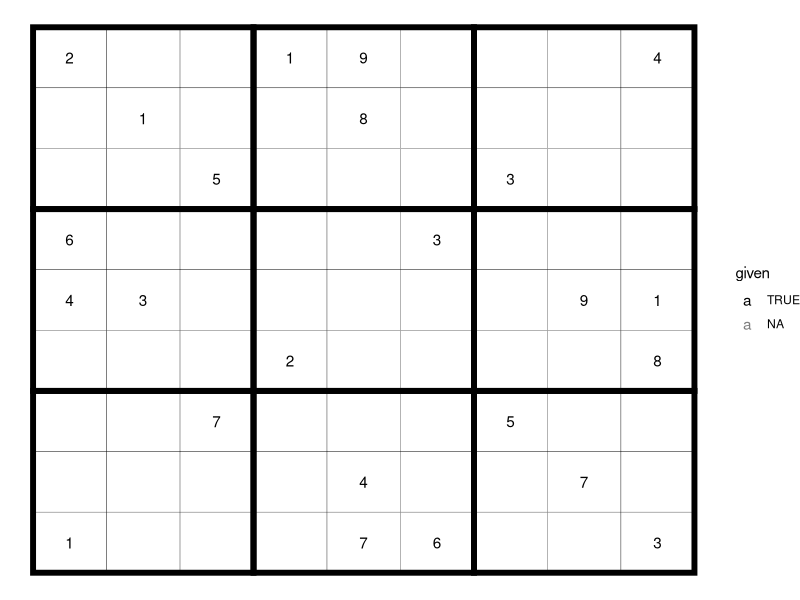
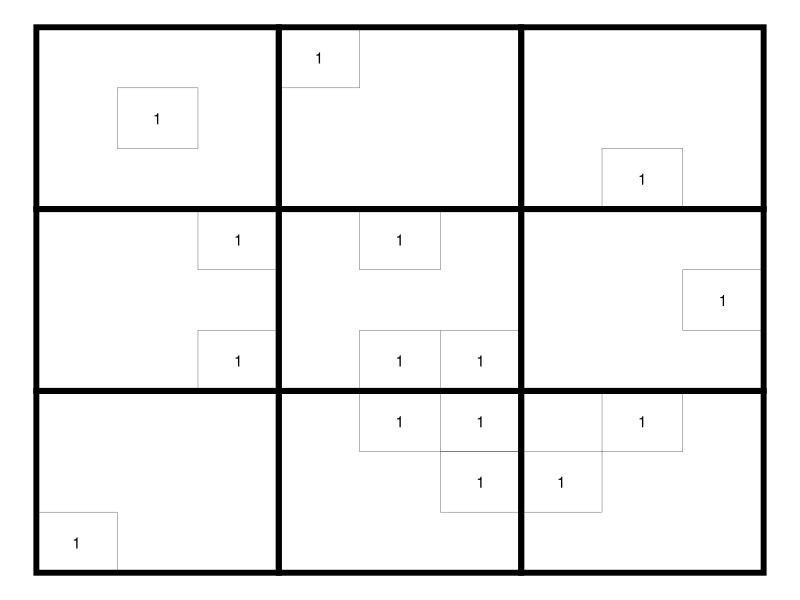
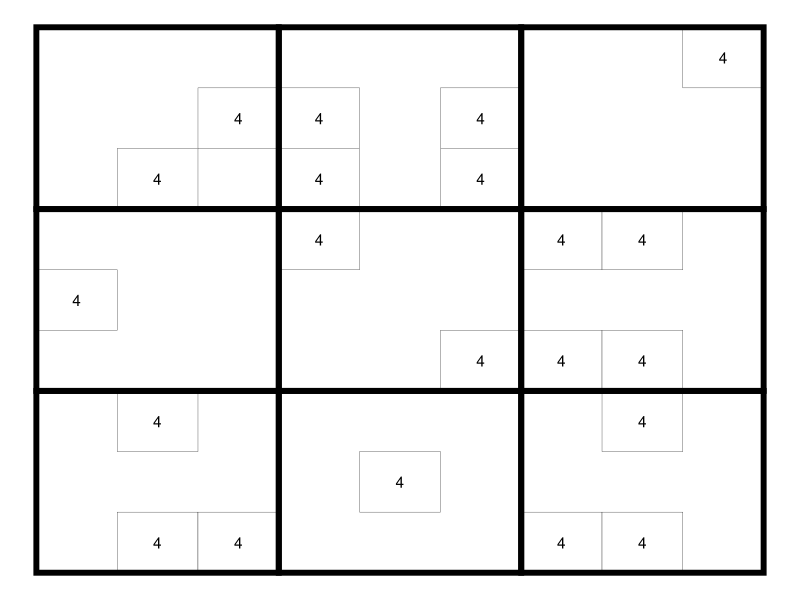
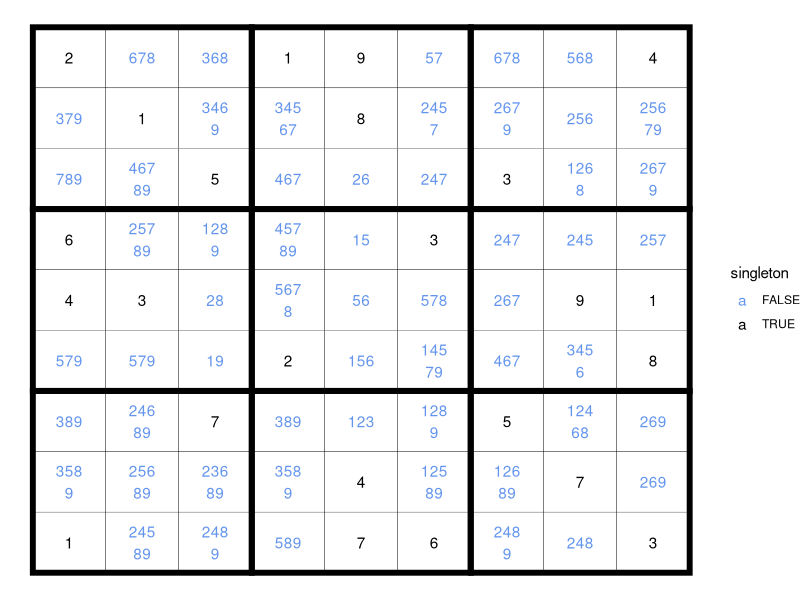
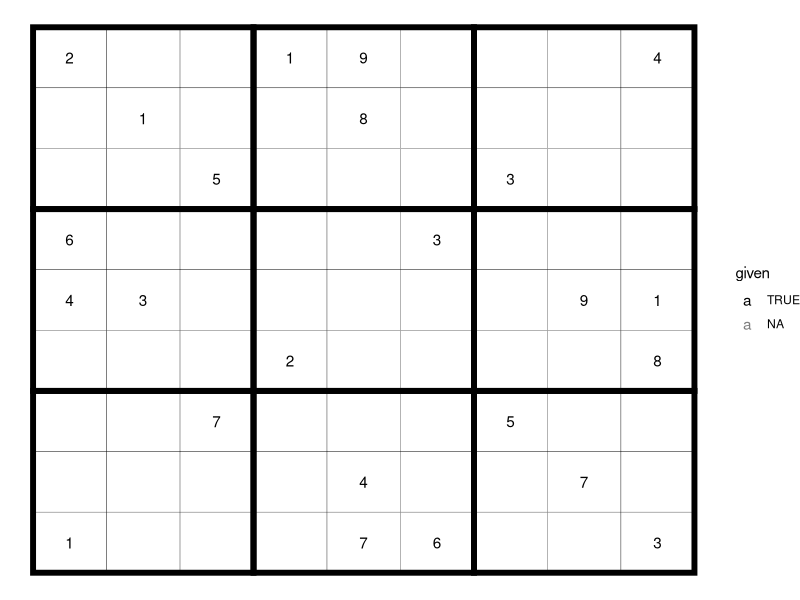
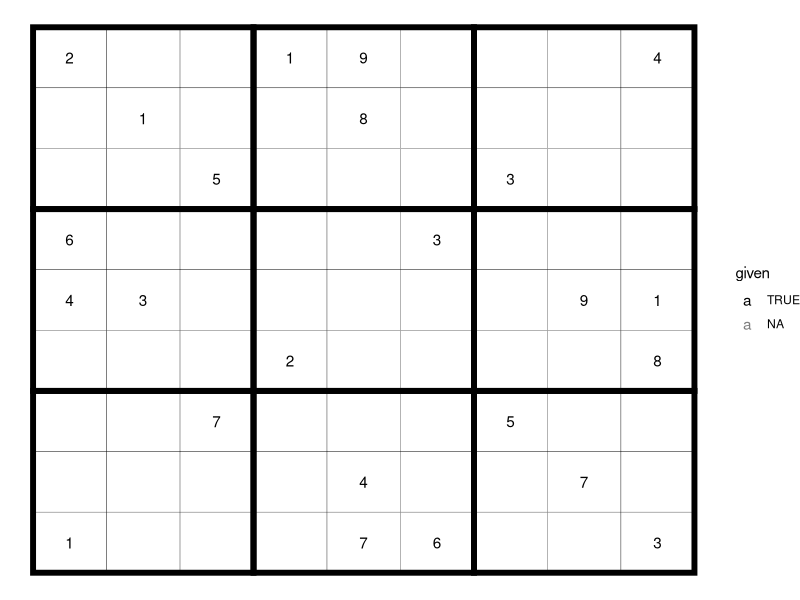

Reproduce these figures in R, in order.
library(tidyverse)

sudoku_choices <- tibble(
  value = integer(0),
  row = integer(0),
  column = integer(0)
)

initiate_empty_grid <- function() {
  tibble(
    value = NA,
    expand.grid(row=1:9, column=1:9),
    given = NA
  ) %>% 
    arrange(row, column)
}

add_value_xy <- function(.grid, .row, .column, value, given=FALSE) {
  idx <- which(.grid$row == .row & .grid$column == .column)
  .grid[idx, "value"] <- value
  .grid[idx, "given"] <- given
  .grid
}

sudoku_grid <- initiate_empty_grid()
sudoku_grid <- add_value_xy(sudoku_grid, 1, 1, 2, given=TRUE)
sudoku_grid <- add_value_xy(sudoku_grid, 1, 4, 1, given=TRUE)
sudoku_grid <- add_value_xy(sudoku_grid, 1, 5, 9, given=TRUE)
sudoku_grid <- add_value_xy(sudoku_grid, 1, 9, 4, given=TRUE)
sudoku_grid <- add_value_xy(sudoku_grid, 2, 2, 1, given=TRUE)
sudoku_grid <- add_value_xy(sudoku_grid, 2, 5, 8, given=TRUE)
sudoku_grid <- add_value_xy(sudoku_grid, 3, 3, 5, given=TRUE)
sudoku_grid <- add_value_xy(sudoku_grid, 3, 7, 3, given=TRUE)
sudoku_grid <- add_value_xy(sudoku_grid, 4, 1, 6, given=TRUE)
sudoku_grid <- add_value_xy(sudoku_grid, 4, 6, 3, given=TRUE)
sudoku_grid <- add_value_xy(sudoku_grid, 5, 1, 4, given=TRUE)
sudoku_grid <- add_value_xy(sudoku_grid, 5, 2, 3, given=TRUE)
sudoku_grid <- add_value_xy(sudoku_grid, 5, 8, 9, given=TRUE)
sudoku_grid <- add_value_xy(sudoku_grid, 5, 9, 1, given=TRUE)
sudoku_grid <- add_value_xy(sudoku_grid, 6, 4, 2, given=TRUE)
sudoku_grid <- add_value_xy(sudoku_grid, 6, 9, 8, given=TRUE)
sudoku_grid <- add_value_xy(sudoku_grid, 7, 3, 7, given=TRUE)
sudoku_grid <- add_value_xy(sudoku_grid, 7, 7, 5, given=TRUE)
sudoku_grid <- add_value_xy(sudoku_grid, 8, 5, 4, given=TRUE)
sudoku_grid <- add_value_xy(sudoku_grid, 8, 8, 7, given=TRUE)
sudoku_grid <- add_value_xy(sudoku_grid, 9, 1, 1, given=TRUE)
sudoku_grid <- add_value_xy(sudoku_grid, 9, 5, 7, given=TRUE)
sudoku_grid <- add_value_xy(sudoku_grid, 9, 6, 6, given=TRUE)
sudoku_grid <- add_value_xy(sudoku_grid, 9, 9, 3, given=TRUE)
sudoku_grid

get_tile_index <- function(index) {
  (index-1) %/% 3 + 1
}

get_tile_indices <- function(index) {
  1:3 + (index-1)*3
}

get_tile_values <- function(.grid, .row, .column) {
  row_tile <- get_tile_index(.row)
  column_tile <- get_tile_index(.column)
  get_rows <- get_tile_indices(row_tile)
  get_columns <- get_tile_indices(column_tile)
  .grid %>% 
    filter(row %in% get_rows & column %in% get_columns & !is.na(value)) %>% 
    pull(value)
}

exclude_choice_required_elsewhere <- function(.value, .choices, .row, .column) {
  # look for row/columns where a number cannot appear in 2 out of 3 tiles (on that row)
  # deduct that the choice MUST appear on that row/column in the remaining tile
  # eliminate that choice from the other rows/columns in that remaining tile
  
  # considering that this function focuses on a given row/column,
  # it needs to look at the other two rows for that tile
  
  row_tile <- get_tile_index(.row)
  column_tile <- get_tile_index(.column)
  tile_rows <- get_tile_indices(row_tile)
  tile_columns <- get_tile_indices(column_tile)
  tile_other_rows <- setdiff(tile_rows, .row)
  tile_other_columns <- setdiff(tile_columns, .column)
  other_tiles_rows <- setdiff(1:9, tile_rows)
  other_tiles_columns <- setdiff(1:9, tile_columns)
  
  # only proceed if this is the only cell in this row of this tile possible for this value
  choice_unique_cell_in_tile_row <- .choices %>% 
    filter(value == .value & row == .row & column %in% tile_other_columns)
  if (identical(nrow(choice_unique_cell_in_tile_row), 0L)) {
    # which other rows in the tile is this value a choice for?
    choice_other_rows <- .choices %>% 
      filter(value == .value & row %in% tile_other_rows & column %in% tile_columns) %>% 
      pull(row) %>% 
      unique()
    # exclude the value from this cell if it is required in any other row in that tile
    for (other_row in choice_other_rows) {
      choices_in_other_row <- .choices %>% 
        filter(row %in% other_row & !column %in% tile_columns) %>% 
        pull(value) %>% 
        unique() %>% 
        sort()
      if (!.value %in% choices_in_other_row) {
        return(TRUE) # exclude
      }
    }
  }
  
  choice_unique_cell_in_tile_column <- .choices %>% 
    filter(value == .value & column == .column & row %in% tile_other_rows)
  if (identical(nrow(choice_unique_cell_in_tile_column), 0L)) {
    # which other rows in the tile is this value a choice for?
    choice_other_columns <- .choices %>% 
      filter(value == .value & column %in% tile_other_columns & row %in% tile_rows) %>% 
      pull(column) %>% 
      unique()
    # exclude the value from this cell if it is required in any other column in that tile
    for (other_column in choice_other_columns) {
      choices_in_other_column <- .choices %>% 
        filter(column %in% other_column & !row %in% tile_rows) %>% 
        pull(value) %>% 
        unique() %>% 
        sort()
      if (!.value %in% choices_in_other_column) {
        return(TRUE) # exclude
      }
    }
  }
  return(FALSE)
}
exclude_choice_required_elsewhere(8, sudoku_choices, 1, 2)

compute_cell_choices <- function(.grid, .choices, .row, .column) {
  grid_value <- .grid %>% 
    filter(row == .row & column == .column) %>% 
    pull(value)
  if (!is.na(grid_value)) {
    return(grid_value)
  }
  
  choices <- 1:9
  
  row_values_used <- .grid %>% 
    filter(row == .row & !is.na(value)) %>% 
    pull(value)
  choices <- setdiff(choices, row_values_used)
  
  column_values_used <- .grid %>% 
    filter(column == .column & !is.na(value)) %>% 
    pull(value)
  choices <- setdiff(choices, column_values_used)
  
  tile_values_used <- get_tile_values(.grid, .row, .column)
  choices <- setdiff(choices, tile_values_used)
  
  # exclude <- vapply(choices, exclude_choice_required_elsewhere, FUN.VALUE = logical(1), .choices = .choices, .row = .row, .column = .column)
  # choices <- choices[!exclude]
  
  choices
}
compute_cell_choices(sudoku_grid, sudoku_choices, 1, 3)
compute_cell_choices(sudoku_grid, sudoku_choices, 2, 4)
compute_cell_choices(sudoku_grid, sudoku_choices, 3, 8)
compute_cell_choices(sudoku_grid, sudoku_choices, 6, 8)
compute_cell_choices(sudoku_grid, sudoku_choices, 8, 7)
compute_cell_choices(sudoku_grid, sudoku_choices, 1, 2)

update_choices_xy <- function(.grid, .row, .column, choices) {
  if (length(choices) == 0) {
    return(.grid)
  }
  .grid %>% 
    filter(!(row == .row & column == .column)) %>% 
    bind_rows(tibble(value = choices, row = .row, column = .column)) %>% 
    arrange(row, column)
}

update_choices_all <- function(sudoku_choices, sudoku_grid) {
  for (.row in 1:9) {
    for (.column in 1:9) {
      sudoku_grid_value <- sudoku_grid %>% 
        filter(row == .row & column == .column) %>% 
        pull(value)
      if (!is.na(sudoku_grid_value)) {
        sudoku_choices <- update_choices_xy(sudoku_choices, .row, .column, sudoku_grid_value)
      } else {
        choices <- compute_cell_choices(sudoku_grid, sudoku_choices, .row, .column)
        sudoku_choices <- update_choices_xy(sudoku_choices, .row, .column, choices)
      }
    }
  }
  sudoku_choices %>% 
    arrange(row, column)
}
sudoku_choices <- update_choices_all(sudoku_choices, sudoku_grid)

plot_grid <- function(.grid) {
  .grid <- .grid %>% 
    mutate(given = factor(given, c(TRUE, FALSE)))
  tile_centers <- expand.grid(row = 2 + 0:2*3, column = 2 + 0:2*3)
  ggplot(.grid, aes(column, 10-row)) +
    geom_tile(fill = "white", color = "black", width = 1, height = 1) +
    geom_tile(aes(10-row, column), tile_centers, fill = NA, color = "black", width = 3, height = 3, linewidth = 2) +
    geom_text(aes(label = value, color = given)) +
    theme_void() +
    scale_color_manual(values = c("TRUE" = "black", "FALSE" = "cornflowerblue"))
}
plot_grid(sudoku_grid)

plot_choices_value <- function(.choices, .value) {
  tile_centers <- expand.grid(row = 2 + 0:2*3, column = 2 + 0:2*3)
  .choices %>% 
    filter(value == .value) %>% 
    ggplot(aes(column, 10-row)) +
    geom_tile(fill = "white", color = "black", width = 1, height = 1) +
    geom_tile(aes(10-row, column), tile_centers, fill = NA, color = "black", width = 3, height = 3, linewidth = 2) +
    geom_text(aes(label = value)) +
    theme_void() +
    scale_color_manual(values = c("TRUE" = "black", "FALSE" = "cornflowerblue"))
}
plot_choices_value(sudoku_choices, 1)
plot_choices_value(sudoku_choices, 4)

strwrap_choices <- function(x) {
  x <- str_flatten(x)
  lapply(
    split(
      str_split(x, "")[[1]],
      head(rep(1:3, each = 3), str_length(x))
    ),
    str_flatten
  ) %>% str_flatten(collapse = "\n")
}
strwrap_choices("123456789")
strwrap_choices("12345")
strwrap_choices("12")

sudoku_choices %>% 
  group_by(row, column) %>% 
  summarise(value = strwrap_choices(value))

plot_choices <- function(.choices) {
  tile_centers <- expand.grid(row = 2 + 0:2*3, column = 2 + 0:2*3)
  .choices %>% 
    group_by(row, column) %>% 
    summarise(
      value = strwrap_choices(value),
      singleton = str_length(value) == 1
    ) %>%
    ggplot(aes(column, 10-row)) +
    geom_tile(fill = "white", color = "black", width = 1, height = 1) +
    geom_tile(aes(10-row, column), tile_centers, fill = NA, color = "black", width = 3, height = 3, linewidth = 2) +
    geom_text(aes(label = value, colour = singleton)) +
    theme_void() +
    scale_color_manual(values = c("TRUE" = "black", "FALSE" = "cornflowerblue"))
}
plot_choices(sudoku_choices)

get_cell_choices <- function(.grid, .row, .column) {
  .grid %>% 
    filter(row == .row & column == .column) %>% 
    pull(value)
}
get_cell_choices(sudoku_choices, 8, 7)
get_cell_choices(sudoku_choices, 1, 2)

only_cell_in_tile <- function(.choices, .value, .row, .column) {
  row_tile <- get_tile_index(.row)
  column_tile <- get_tile_index(.column)
  get_rows <- get_tile_indices(row_tile)
  get_columns <- get_tile_indices(column_tile)
  cells_in_tile <- .choices %>% 
    filter(value == .value) %>% 
    filter(row %in% get_rows & column %in% get_columns)
  identical(nrow(cells_in_tile), 1L) &&
    cells_in_tile$row == .row &&
    cells_in_tile$column == .column
}
only_cell_in_tile(sudoku_choices, 1, 3, 8)
only_cell_in_tile(sudoku_choices, 4, 4, 4)

only_cell_in_column <- function(.choices, .value, .row, .column) {
  cells_in_column <- .choices %>% 
    filter(column == .column & value == .value)
  identical(nrow(cells_in_column), 1L) &&
    cells_in_column$row == .row &&
    cells_in_column$column == .column
}
only_cell_in_column(sudoku_choices, 4, 4, 4)

only_cell_in_row <- function(.choices, .value, .row, .column) {
  cells_in_row <- .choices %>% 
    filter(row == .row & value == .value)
  identical(nrow(cells_in_row), 1L) &&
    cells_in_row$row == .row &&
    cells_in_row$column == .column
}
only_cell_in_row(sudoku_choices, 2, 5, 3)

prompt_next <- function() {
  x <- readline(prompt="Go next? ")
  grepl("y", x)
}

test_choices_xy <- function(.grid, .choices, .row, .column) {
  # what are the choices for the current cell?
  cell_choices <- get_cell_choices(.choices, .row, .column)
  message("== cell_choices ==")
  message("row: ", .row, ", column: ", .column, ", choice: ", cell_choices)
  # what are the choices for every other cell in the tile?
  tile_row_index <- get_tile_index(.row)
  tile_column_index <- get_tile_index(.column)
  tile_row_indices <- get_tile_indices(tile_row_index)
  tile_column_indices <- get_tile_indices(tile_column_index)
  competing_cells <- as_tibble(expand.grid(row = tile_row_indices, column = tile_column_indices)) %>% 
    bind_rows(tibble(row = .row, column = setdiff(1:9, .column))) %>% 
    bind_rows(tibble(row = setdiff(1:9, .row), column = .column)) %>% 
    filter(!(row == .row & column ==.column)) %>% 
    distinct(row, column) %>% 
    arrange(row, column)
  # print(c(.row, .column))
  # print(competing_cells, n = Inf)
  other_cell_choices <- competing_cells %>% 
    inner_join(.choices, c("row", "column")) %>% 
    pull(value) %>% 
    unique()
  # print(other_cell_choices)
  cell_choices[!cell_choices %in% other_cell_choices]
}
test_choices_xy(sudoku_grid, sudoku_choices, 3, 8)

# Run ----

print(plot_grid(sudoku_grid))
firstpass <- TRUE
continue <- TRUE
prompt <- T
n_filled <- sum(!is.na(sudoku_grid$value))
while(any(is.na(sudoku_grid$value)) & continue) {
  if (firstpass) {
    sudoku_choices <- update_choices_all(sudoku_choices, sudoku_grid)
    firstpass <- FALSE
  }
  for (row in 1:9) {
    # interrupt if signal is toggled
    if (!continue) break
    for (column in 1:9) {
      # interrupt if signal is toggled
      if (!continue) break
      if (!is.na(sudoku_grid[sudoku_grid$row == row & sudoku_grid$column == column, "value"])) {
        next
      }
      # eliminate choices from 1:9
      only_choice <- test_choices_xy(sudoku_grid, sudoku_choices, row, column)
      message("== only_choice ==")
      message("row: ", row, ", column: ", column, ", only_choice: ", only_choice)
      if (length(only_choice) == 1) {
        if (prompt) {
          continue <- prompt_next()
        } else {
          continue <- TRUE
        }
        if (continue) {
          sudoku_grid <- add_value_xy(sudoku_grid, row, column, only_choice, given = FALSE)
          print(plot_grid(sudoku_grid))
          Sys.sleep(0.5)
          sudoku_choices <- update_choices_all(sudoku_choices, sudoku_grid)
          next
        } else {
          break
        }
      }
      # only cell in tile for this value?
      cell_choices <- get_cell_choices(sudoku_choices, row, column)
      only_cell <- vapply(cell_choices, only_cell_in_tile, logical(1), .choices = sudoku_choices, .row = row, .column = column)
      value <- cell_choices[only_cell]
      message("== only cell ==")
      message("row: ", row, ", column: ", column, ", value: ", value)
      if (sum(only_cell) == 1) {
        if (prompt) {
          continue <- prompt_next()
        } else {
          continue <- TRUE
        }
        if (continue) {
          sudoku_grid <- add_value_xy(sudoku_grid, row, column, value, given = FALSE)
          print(plot_grid(sudoku_grid))
          Sys.sleep(0.5)
          sudoku_choices <- update_choices_all(sudoku_choices, sudoku_grid)
          next
        } else {
          break
        }
      }
      # only cell in column for value?
      only_cell <- vapply(cell_choices, only_cell_in_column, logical(1), .choices = sudoku_choices, .row = row, .column = column)
      value <- cell_choices[only_cell]
      message("== only cell ==")
      message("row: ", row, ", column: ", column, ", value: ", value)
      if (sum(only_cell) == 1) {
        if (prompt) {
          continue <- prompt_next()
        } else {
          continue <- TRUE
        }
        if (continue) {
          sudoku_grid <- add_value_xy(sudoku_grid, row, column, value, given = FALSE)
          print(plot_grid(sudoku_grid))
          Sys.sleep(0.5)
          sudoku_choices <- update_choices_all(sudoku_choices, sudoku_grid)
          next
        } else {
          break
        }
      }
      # only cell in row for value?
      only_cell <- vapply(cell_choices, only_cell_in_row, logical(1), .choices = sudoku_choices, .row = row, .column = column)
      value <- cell_choices[only_cell]
      message("== only cell ==")
      message("row: ", row, ", column: ", column, ", value: ", value)
      if (sum(only_cell) == 1) {
        if (prompt) {
          continue <- prompt_next()
        } else {
          continue <- TRUE
        }
        if (continue) {
          sudoku_grid <- add_value_xy(sudoku_grid, row, column, value, given = FALSE)
          print(plot_grid(sudoku_grid))
          Sys.sleep(0.5)
          sudoku_choices <- update_choices_all(sudoku_choices, sudoku_grid)
          next
        } else {
          break
        }
      }
    }
  }
  new_n_filled <- sum(!is.na(sudoku_grid$value))
  if (continue && identical(new_n_filled, n_filled)) {
    message("No progress in last round. No point trying again.")
    break
  }
  n_filled <- new_n_filled
}
plot_grid(sudoku_grid)

